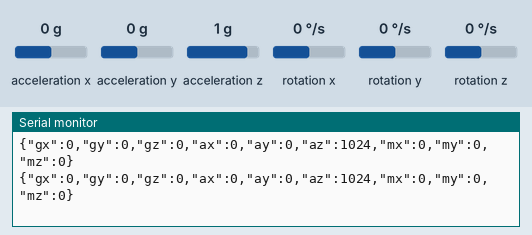
The sketch below on a simulated Arduino Uno, built with avr-gcc and run on an emulated ATmega328P. On the bench: the last lines printed to the serial monitor. Inputs (shaded band) come from the test bench; at power-on: rotation x 0 °/s, acceleration x 0 g, acceleration z 1 g, rotation y 0 °/s, acceleration y 0 g, rotation z 0 °/s.

Above: at 1.2 s.
1.3 s: rotation x set to -192 °/s
At 2.1 s:
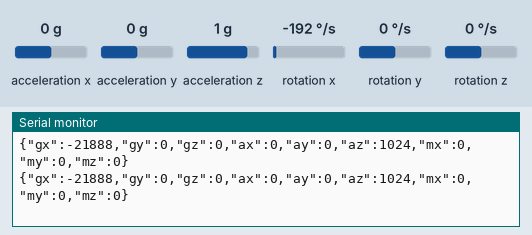
4.3 s: acceleration x set to 1.4 g
At 5.0 s:
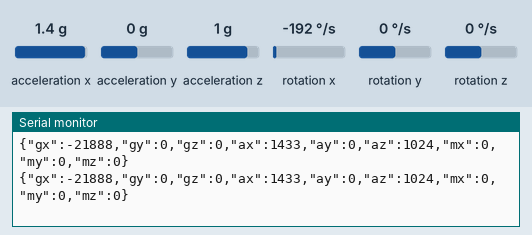
7.3 s: acceleration z set to -1.4 g
At 8.1 s:
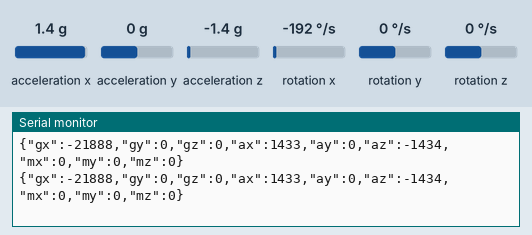
10.3 s: rotation y set to -192 °/s
At 10.9 s:
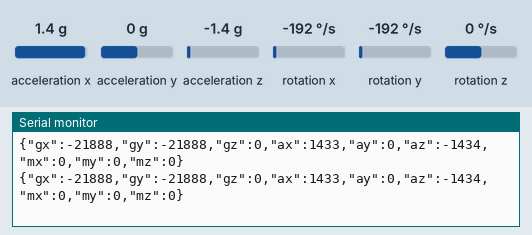
13.3 s: acceleration y set to 1.4 g
At 14.1 s:
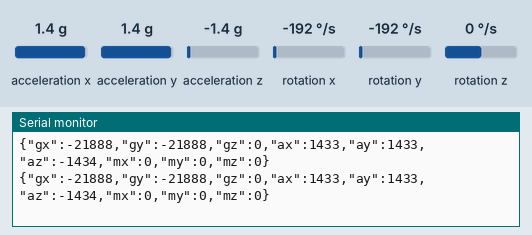
16.3 s: rotation z set to 100 °/s
At 17.2 s:
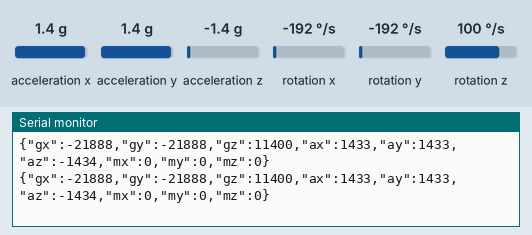

Measured:
- after the input at 1.3 s, the serial monitor: prints a new line at once (image 1)
- after the input at 4.3 s, the serial monitor: prints a new line at once (image 2)
- after the input at 7.3 s, the serial monitor: prints a new line at once (image 3)
- after the input at 10.3 s, the serial monitor: prints a new line at once (image 4)
- after the input at 13.3 s, the serial monitor: prints a new line at once (image 5)
- after the input at 16.3 s, the serial monitor: prints a new line at once (image 6)

The sketch:

robot1.ino
```cpp
#include <Wire.h>
#include <L3G.h>
#include <LSM303.h>

L3G gyro;
LSM303 compass;

void setup() {
  Serial.begin(115200);
  Wire.begin();

  if (!gyro.init())
  {
    Serial.println("Failed to autodetect gyro type!");
    while (1);
  }

  gyro.enableDefault();

  compass.init();
  compass.enableDefault();
}

void loop() {
  gyro.read();
  compass.read();

  Serial.print("{");
  Serial.print("\"gx\":");
  Serial.print((int)gyro.g.x);
  Serial.print(",\"gy\":");
  Serial.print((int)gyro.g.y);
  Serial.print(",\"gz\":");
  Serial.print((int)gyro.g.z);
  Serial.print(",\"ax\":");
  Serial.print((int)compass.a.x>>4);
  Serial.print(",\"ay\":");
  Serial.print((int)compass.a.y>>4);
  Serial.print(",\"az\":");
  Serial.print((int)compass.a.z>>4);
  Serial.print(",\"mx\":");
  Serial.print((int)compass.m.x);
  Serial.print(",\"my\":");
  Serial.print((int)compass.m.y);
  Serial.print(",\"mz\":");
  Serial.print((int)compass.m.z);
  Serial.println("}");

  delay(10);
}
```
